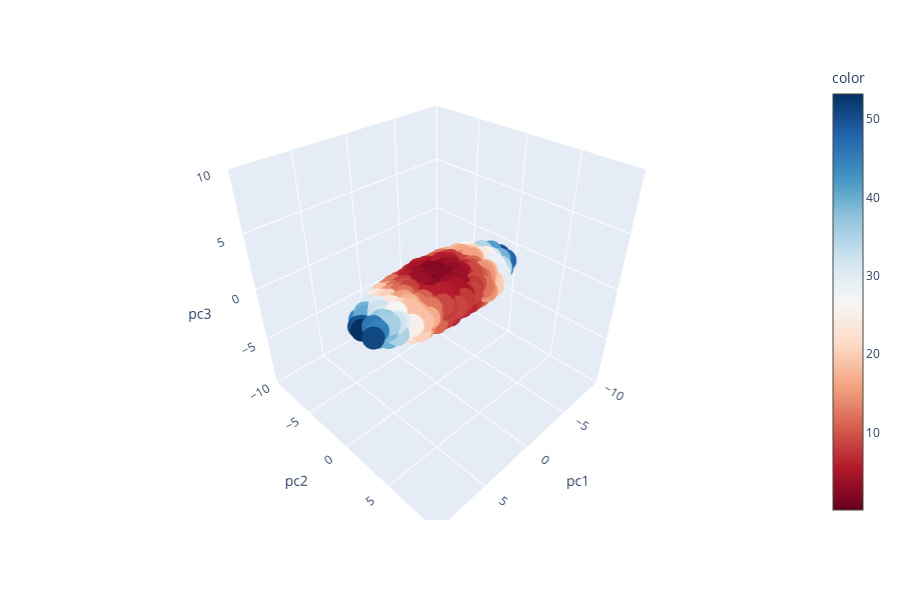

The notebook cell saved with this chart:
### Markdown cell above
In some sense, we can think of $P$ as an output of the PCA procedure. 

It is simply a rotation of the data such that the data will now appear "axis aligned". Specifically, for a 3d dataset, if we plot pc1, pc2, and pc3 along the x, y, and z axes of our plot, then the greatest amount of variation happens along the x axis, the second greatest amount along the y axis, and the smallest amount along the z axis. 

To visualize this, run the cell below, which will show our data now projected onto the principal component space. Compare with your original figure, and observe that the data is exactly the same, only it is now rotated.

### Code cell
surfboard_pcs = surfboard_pcs.rename(columns = {0: "pc1", 1: "pc2", 2: "pc3"})
fig = px.scatter_3d(colorize_surfboard_data(surfboard_pcs), 
                    x='pc1', y='pc2', z='pc3', range_x = [-10, 10], range_y = [-10, 10], range_z = [-10, 10], color = 'color', color_continuous_scale = 'RdBu');
fig.show();

### Figure 1 — Plotly figure (JSON) as saved in the notebook; plotly's stock layout.template omitted (floating-point values rounded to 4 significant figures; data arrays with more than 128 entries replaced by an {"elided": "..."} marker saying what was removed)
{"data": [{"hoverlabel": {"namelength": 0}, "hovertemplate": "pc1=%{x}<br>pc2=%{y}<br>pc3=%{z}<br>color=%{marker.color}", "legendgroup": "", "marker": {"color": {"elided": "1000 float values"}, "coloraxis": "coloraxis", "symbol": "circle"}, "mode": "markers", "name": "", "scene": "scene", "showlegend": false, "type": "scatter3d", "x": {"elided": "1000 float values"}, "y": {"elided": "1000 float values"}, "z": {"elided": "1000 float values"}}], "layout": {"coloraxis": {"colorbar": {"title": {"text": "color"}}, "colorscale": [[0, "rgb(103,0,31)"], [0.1, "rgb(178,24,43)"], [0.2, "rgb(214,96,77)"], [0.3, "rgb(244,165,130)"], [0.4, "rgb(253,219,199)"], [0.5, "rgb(247,247,247)"], [0.6, "rgb(209,229,240)"], [0.7, "rgb(146,197,222)"], [0.8, "rgb(67,147,195)"], [0.9, "rgb(33,102,172)"], [1, "rgb(5,48,97)"]]}, "height": 600, "legend": {"tracegroupgap": 0}, "margin": {"t": 60}, "scene": {"domain": {"x": [0, 0.98], "y": [0, 1]}, "xaxis": {"range": [-10, 10], "title": {"text": "pc1"}}, "yaxis": {"range": [-10, 10], "title": {"text": "pc2"}}, "zaxis": {"range": [-10, 10], "title": {"text": "pc3"}}}}}
